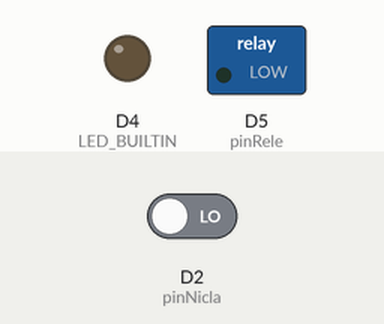
Bench run of a sketch on a simulated ESP8266 (NodeMCU). Shown: switched loads named in the sketch (green lamp = pin HIGH), output pins drawn as LEDs (lit = HIGH, except the on-board LED, lit = LOW). The test bench sets the inputs (shaded band); at power-on: D2 (pinNicla) LOW.

Above: at 1.2 s.
1.3 s: D2 (pinNicla) driven HIGH
At 2.4 s:
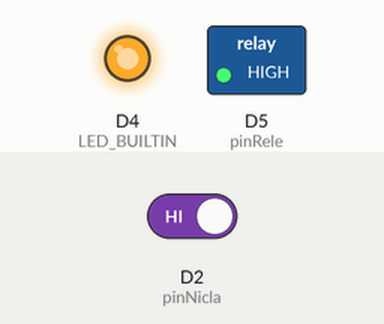
Timing chart, 0 to 10.3 s (numbered marks = the images above; inputs shaded):
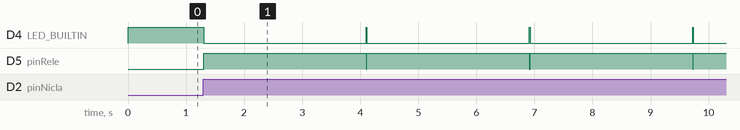

Measured:
- after the input at 1.3 s, D4 (LED_BUILTIN): alternates HIGH for 0.01 s and LOW for 2.8 s, starting at once; D5 (pinRele): alternates HIGH for 2.8 s and LOW for 0.01 s, starting at once

The sketch:

ActivarRele.ino
```cpp
const int pinNicla = D2;   // Input: Connected to Nicla Vision PG1 pin
const int pinRele = D5;  // Output: Connected to Relay IN

void setup() {
  Serial.begin(115200);

  pinMode(pinNicla, INPUT);
  pinMode(pinRele, OUTPUT);
  pinMode(LED_BUILTIN, OUTPUT);

  // Safe initial state: Everything OFF at boot
  digitalWrite(pinRele, LOW);
  digitalWrite(LED_BUILTIN, HIGH);
}

void loop() {
  // Check for trigger pulse from Nicla Vision
  if (digitalRead(pinNicla) == HIGH) {

    digitalWrite(pinRele, HIGH);
    digitalWrite(LED_BUILTIN, LOW);

    delay(2800);

  }

// Keep everything OFF while waiting for a pulse
digitalWrite(pinRele, LOW);
digitalWrite(LED_BUILTIN, HIGH);


  delay(10);
}
```
